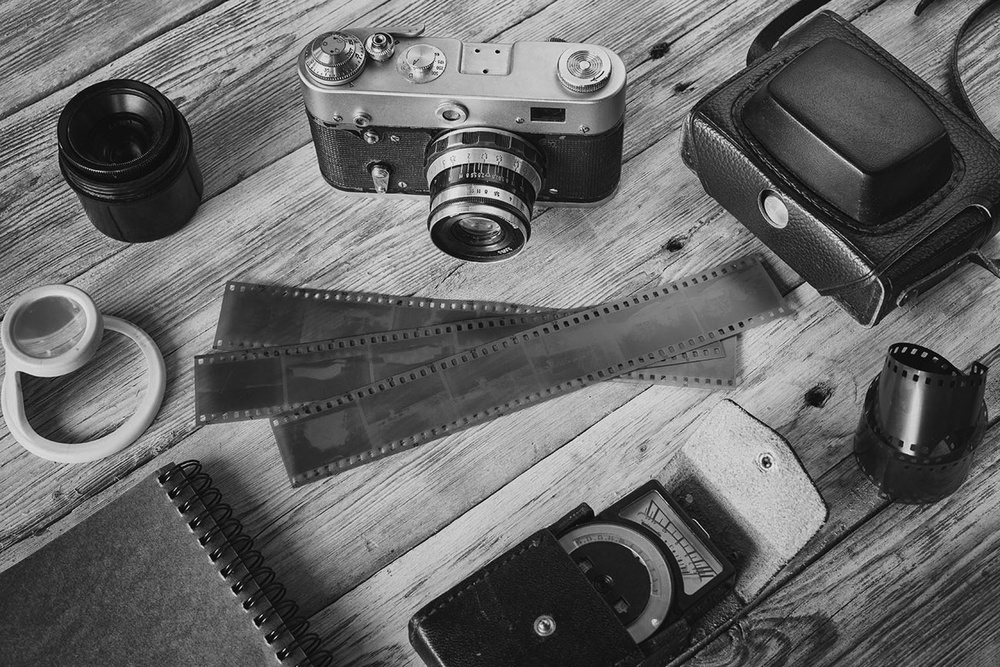
#> input picture lena.jpg, 1000 x 667 px, shrunk from 1300 x 867 before the run
$ jupyter execute 3C_Smoothing_and_Sharpening_Filters.ipynb   (older library calls are emulated)
#> lines starting #> are read from the running program, lines starting #| are printed output that depends on the picture
## 3C. Smoothing and Sharpening Filters

**1.	Smoothing Filters:**

o	Reduce noise and smooth an image.

o	Mean filter: Average of neighboring pixels → simple smoothing.

o	Gaussian filter: Weighted average based on Gaussian distribution → preserves edges better.

o	Median filter: Median of neighboring pixels → removes salt-and-pepper noise effectively.

**2.	Sharpening (High-Pass) Filters:**

o	Enhance edges and high-frequency components.

o	Laplacian filter: Uses second derivative to highlight edges.

o	High-pass kernel: Custom kernel emphasizes high-frequency regions to sharpen details.

[cell 1]
import cv2
import numpy as np
import matplotlib.pyplot as plt

[cell 2]
# Load the image with error handling
try:
    image = cv2.imread('lena.jpg', cv2.IMREAD_GRAYSCALE)
#> image is the input picture: shape (667, 1000); min 0, max 249, mean 103.4
    if image is None:
        raise FileNotFoundError("Image file 'lena.jpg' not found.")
except FileNotFoundError as e:
    print(f"❌ Error: {e}")
    exit()

[cell 3]
# --- 1. Smoothing Filters ---
kernel_size = (5, 5)
mean_filtered = cv2.blur(image, kernel_size)# Mean Filter
gaussian_filtered = cv2.GaussianBlur(image, kernel_size, 0)# Gaussian Filter
median_filtered = cv2.medianBlur(image, 5)  ## Median Filter and it  Must be odd
# Display Smoothing Results
plt.figure(figsize=(15, 5))
plt.subplot(1, 4, 1)
plt.imshow(image, cmap='gray')
plt.title("Original Image")
plt.axis('off')

plt.subplot(1, 4, 2)
plt.imshow(mean_filtered, cmap='gray')
plt.title("Mean Filtered")
plt.axis('off')

plt.subplot(1, 4, 3)
plt.imshow(gaussian_filtered, cmap='gray')
plt.title("Gaussian Filtered")
plt.axis('off')

plt.subplot(1, 4, 4)
plt.imshow(median_filtered, cmap='gray')
plt.title("Median Filtered")
plt.axis('off')

plt.tight_layout()
plt.show()
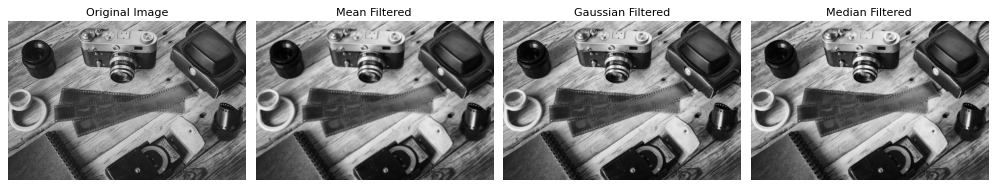
#> figure drawn by matplotlib, 4 panels

[cell 4]
# --- 2. Sharpening Filters (High-Pass) ---
# Laplacian Filter
laplacian_filtered = cv2.Laplacian(image, cv2.CV_64F)
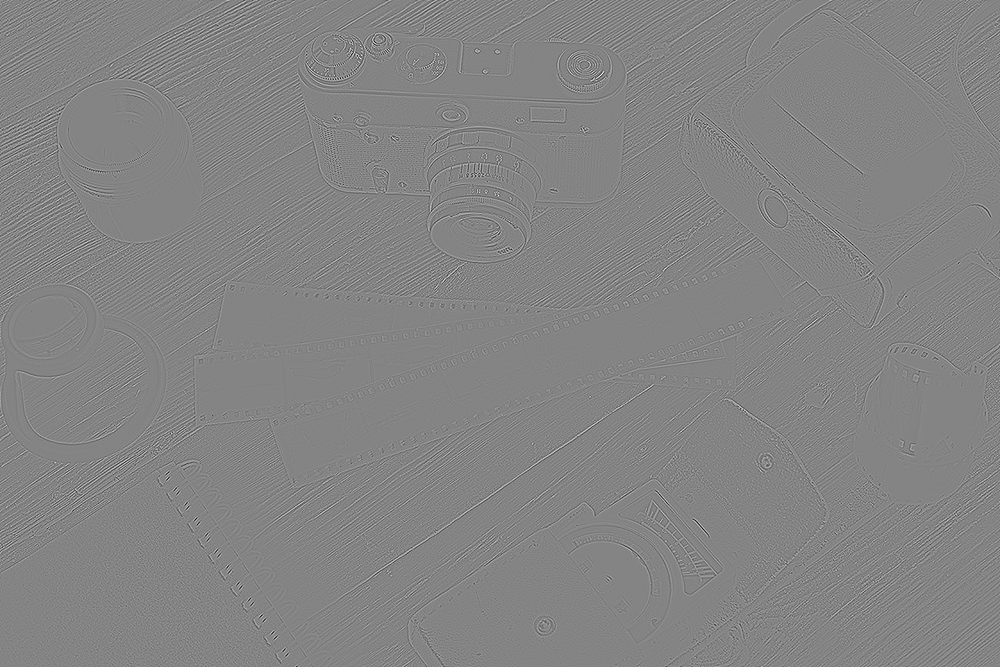
#> laplacian_filtered: shape (667, 1000) float64; min -617, max 573, mean 0; drawn with min black and max white
laplacian_filtered = np.uint8(np.absolute(laplacian_filtered))
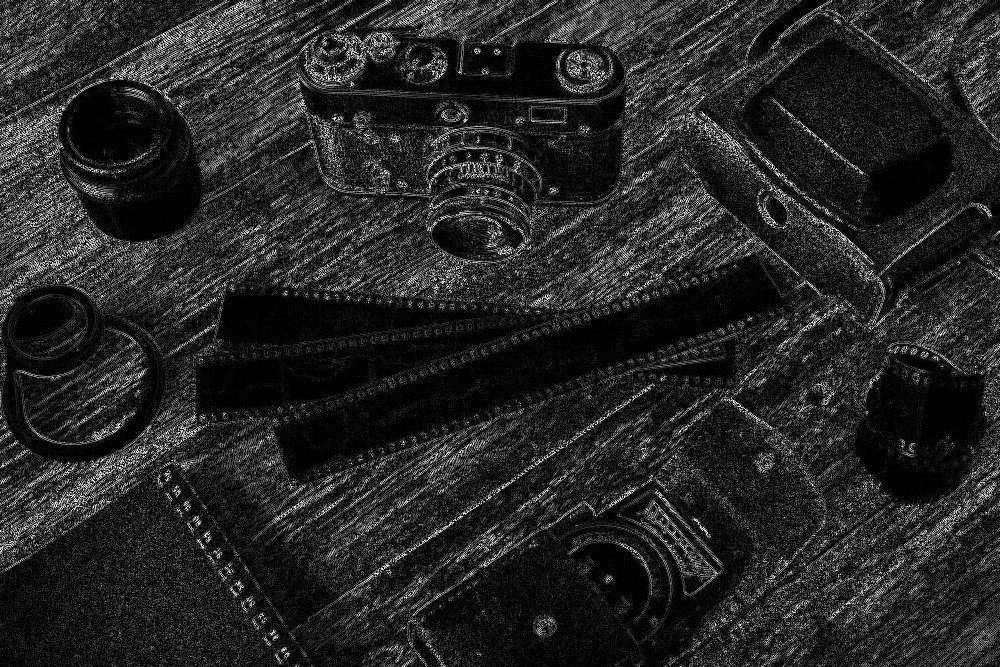
#> laplacian_filtered: shape (667, 1000); min 0, max 255, mean 38.2
# High-Pass Kernel Filter
kernel = np.array([[-1, -1, -1],
                   [-1,  8, -1],
                   [-1, -1, -1]])
high_pass_filtered = cv2.filter2D(image, -1, kernel)
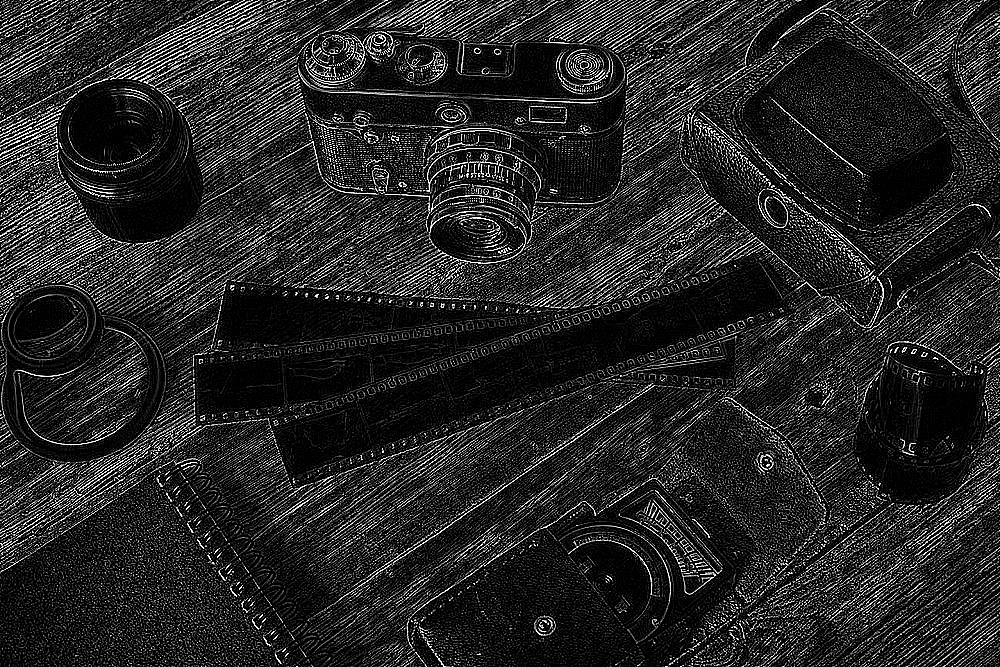
#> high_pass_filtered: shape (667, 1000); min 0, max 255, mean 38.7
# Display Sharpening Results
plt.figure(figsize=(15, 5))
plt.subplot(1, 3, 1)
plt.imshow(image, cmap='gray')
plt.title("Original Image")
plt.axis('off')

plt.subplot(1, 3, 2)
plt.imshow(laplacian_filtered, cmap='gray')
plt.title("Laplacian Filtered")
plt.axis('off')

plt.subplot(1, 3, 3)
plt.imshow(high_pass_filtered, cmap='gray')
plt.title("High-Pass Kernel Filtered")
plt.axis('off')

plt.tight_layout()
plt.show()

$ run again, with contrast_stretch.jpg copied over lena.jpg
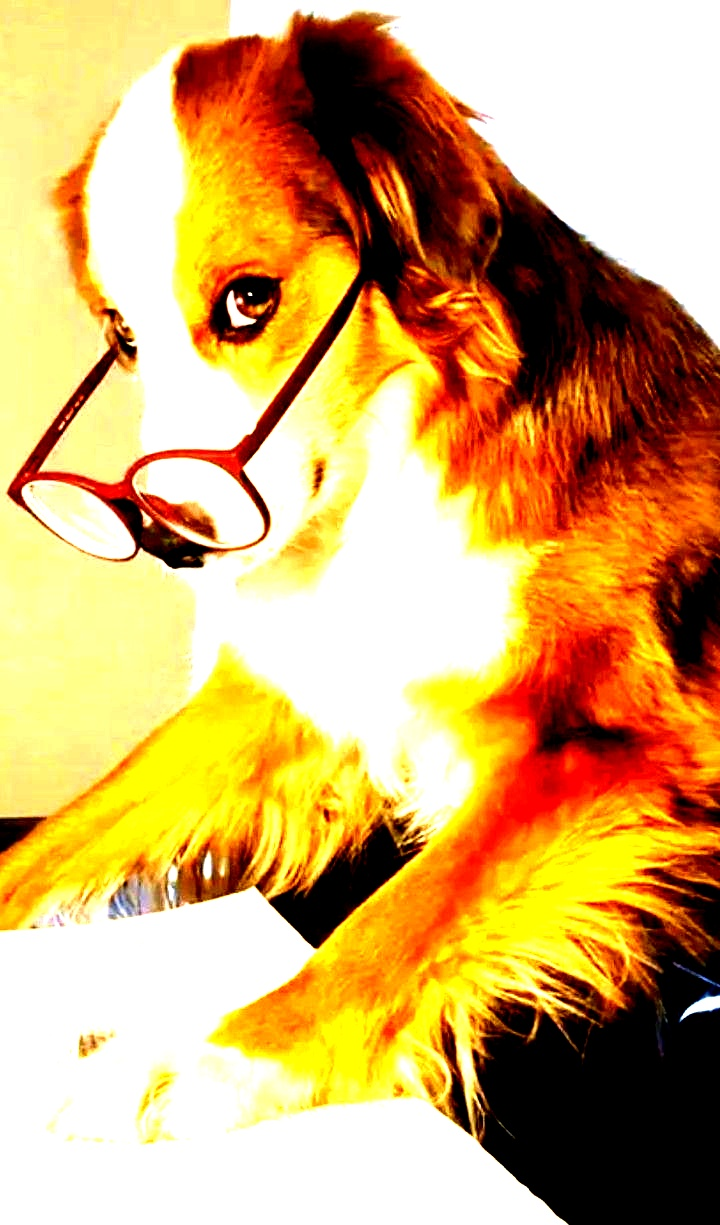
#> input picture contrast_stretch.jpg, 720 x 1225 px
#> `image = cv2.imread('lena.jpg', cv2.IMREAD_GRAYSCALE)`:
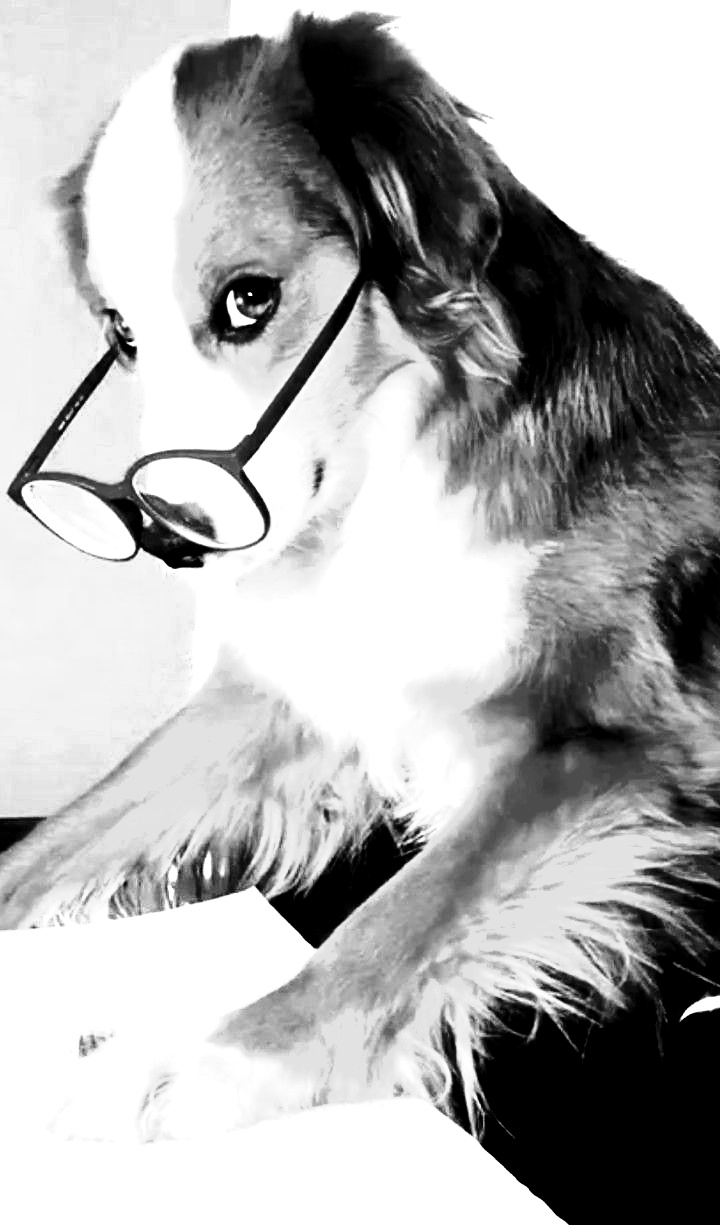
#> image: shape (1225, 720); min 0, max 255, mean 175.3
#> `high_pass_filtered = cv2.filter2D(image, -1, kernel)`:
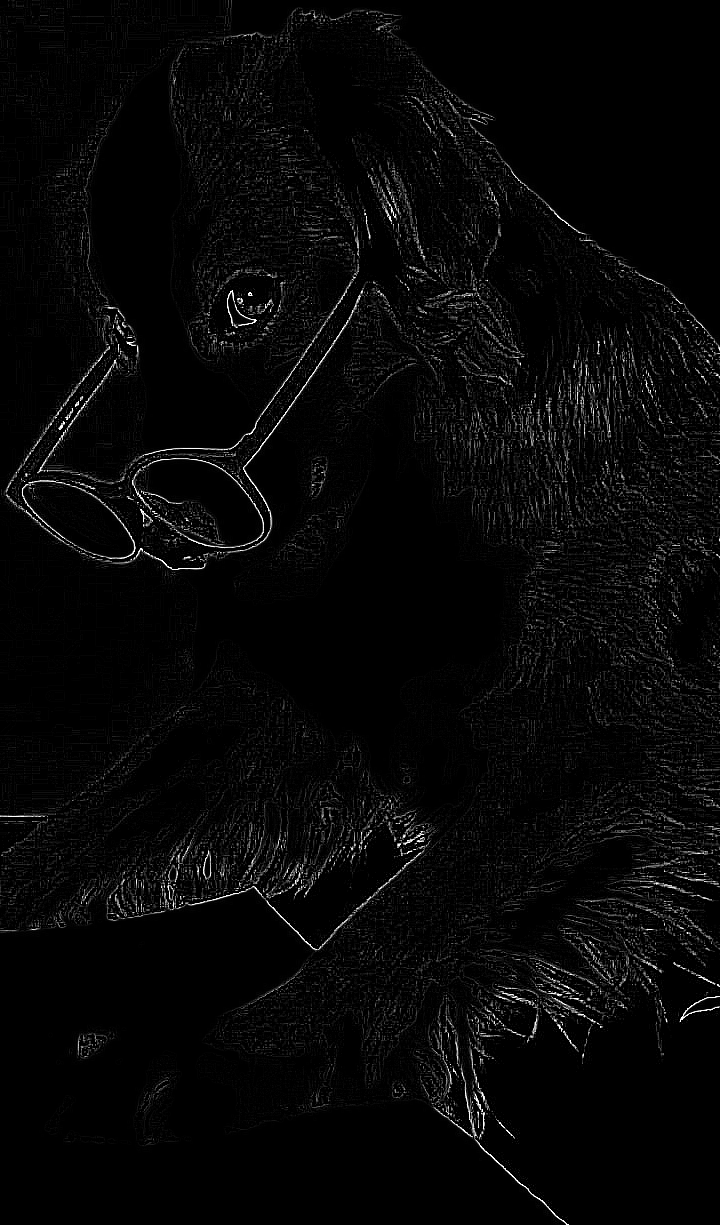
#> high_pass_filtered: shape (1225, 720); min 0, max 255, mean 7.2

$ run again, with doggo.jpg copied over lena.jpg
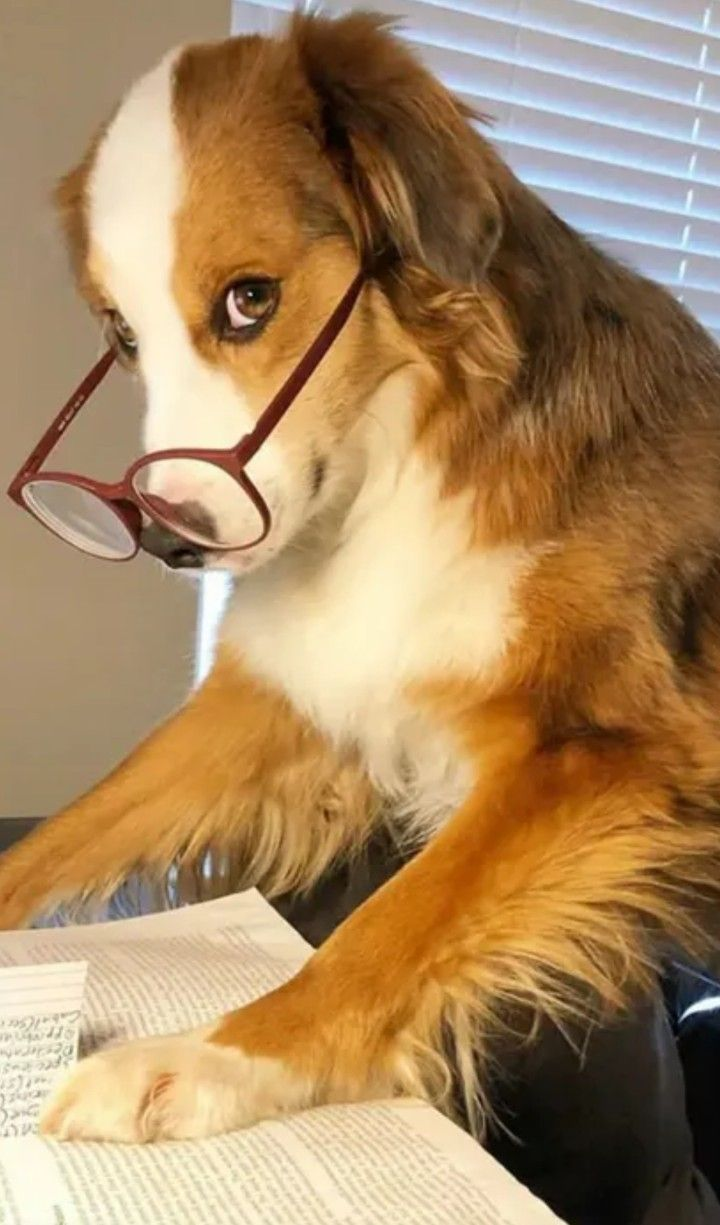
#> input picture doggo.jpg, 720 x 1225 px
#> `image = cv2.imread('lena.jpg', cv2.IMREAD_GRAYSCALE)`:
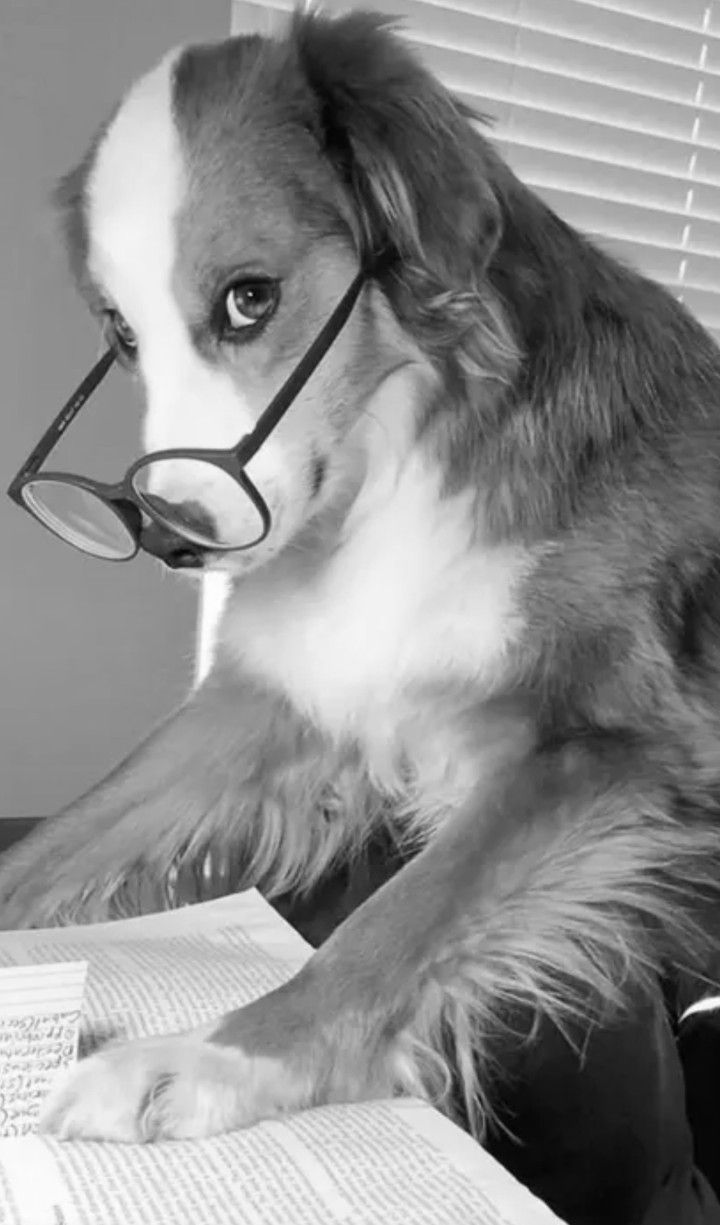
#> image: shape (1225, 720); min 0, max 255, mean 141
#> `laplacian_filtered = np.uint8(np.absolute(laplacian_filtered))`:
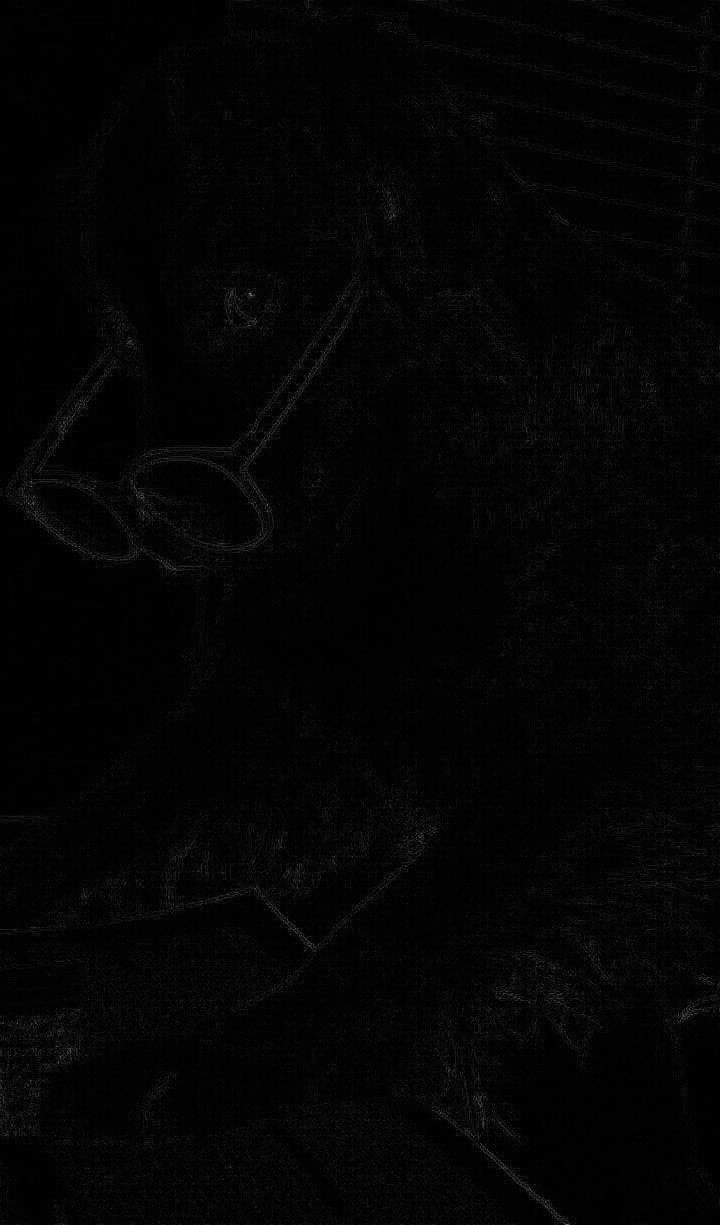
#> laplacian_filtered: shape (1225, 720); min 0, max 129, mean 3.9
